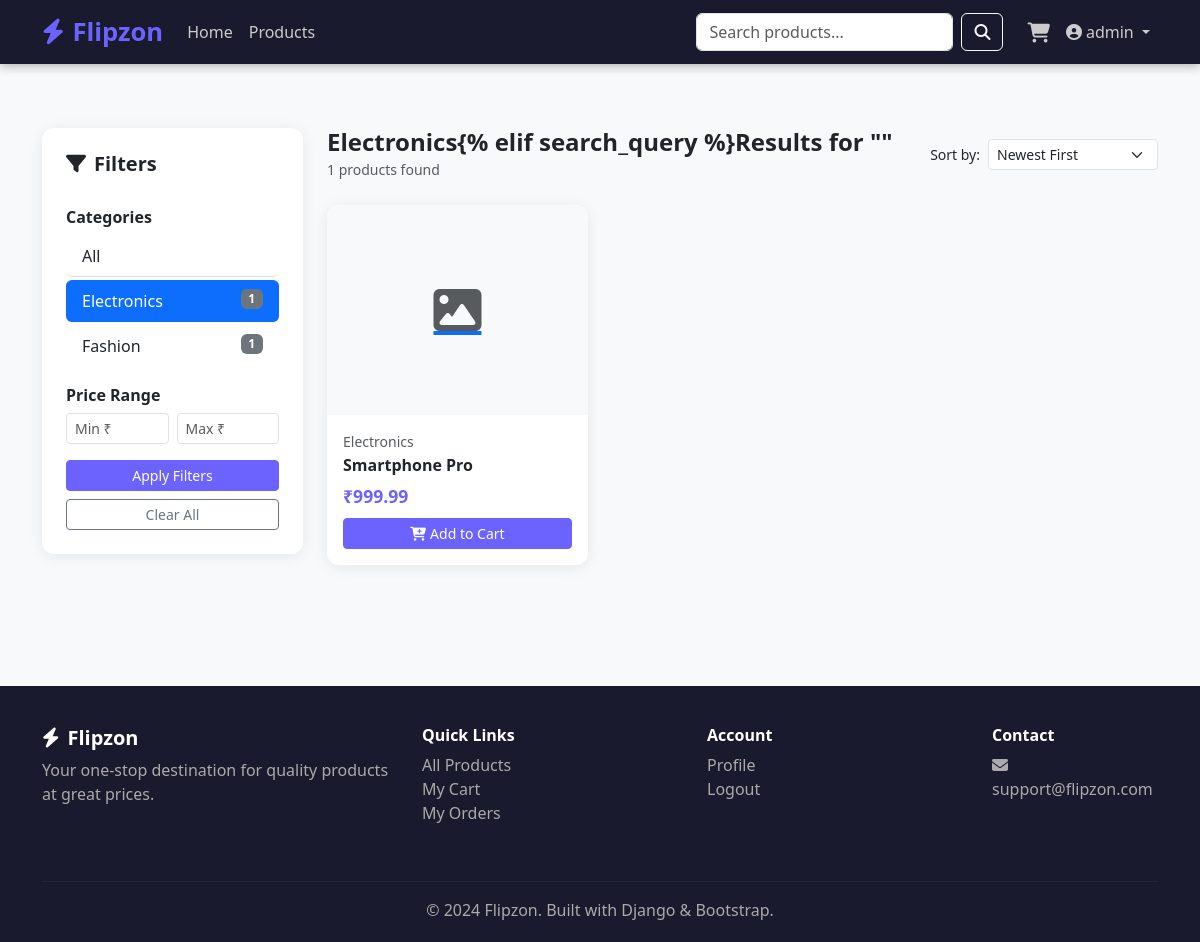
Page /products/?category=electronics (signed in) on the committed database.
### store/models.py (models this page shows, shortened)
class Category(models.Model):
    name = models.CharField(max_length=200)
    slug = models.SlugField(unique=True, blank=True)
    description = models.TextField(blank=True)
    class Meta:
        verbose_name_plural = "Categories"
        ordering = ["name"]

class Product(models.Model):
    category = models.ForeignKey(
        Category,
        on_delete=models.CASCADE,
        related_name="products"
    )
    name = models.CharField(max_length=200)
    slug = models.SlugField(unique=True, blank=True)
    description = models.TextField()
    price = models.DecimalField(
        max_digits=10,
        decimal_places=2
    )
    discount_price = models.DecimalField(
        max_digits=10,
        decimal_places=2,
        blank=True,
        null=True
    )
    image = models.ImageField(
        upload_to="products/",
        blank=True,
        null=True
    )
    stock = models.PositiveIntegerField(default=0)
    available = models.BooleanField(default=True)
    featured = models.BooleanField(default=False)
    created_at = models.DateTimeField(auto_now_add=True)
    class Meta:
        ordering = ["-created_at"]
    @property
    def final_price(self):
        return self.discount_price if self.discount_price else self.price
    @property
    def in_stock(self):
        return self.stock > 0

### store/views.py (the view)
# urls.py: path('products/', views.product_list, name='product_list'),
def product_list(request):
    products = Product.objects.filter(available=True)
    categories = Category.objects.all()
    category_slug = request.GET.get("category")
    search_query = request.GET.get("q", "")
    min_price = request.GET.get("min_price")
    max_price = request.GET.get("max_price")
    sort_by = request.GET.get("sort", "-created_at")
    selected_category = None
    if category_slug:
        selected_category = get_object_or_404(
            Category,
            slug=category_slug
        )
        products = products.filter(category=selected_category)
    if search_query:
        products = products.filter(
            Q(name__icontains=search_query)
            | Q(description__icontains=search_query)
        )
    if min_price:
        products = products.filter(price__gte=min_price)
    if max_price:
        products = products.filter(price__lte=max_price)
    sort_map = {
        "price_asc": "price",
        "price_desc": "-price",
        "name": "name",
        "-created_at": "-created_at",
    }
    products = products.order_by(
        sort_map.get(sort_by, "-created_at")
    )
    return render(
        request,
        "store/product_list.html",
        {
            "products": products,
            "categories": categories,
            "selected_category": selected_category,
            "search_query": search_query,
            "sort_by": sort_by,
        },
    )

### cart/context_processors.py (called while the page is built)
def cart_count(request):
    count = 0
    try:
        if request.user.is_authenticated:
            cart = Cart.objects.filter(user=request.user).first()
        else:
            sk = request.session.session_key
            cart = Cart.objects.filter(session_key=sk).first() if sk else None
        if cart:
            count = cart.total_items
    except Exception:
        pass
    return {'cart_count': count}

### templates/store/product_list.html (shortened to what this page needs)
{% extends 'base.html' %} {% block title %}Products - Flipzon{% endblock %}
{% block content %}
<div class="container py-5">
  <div class="row">
    <div class="col-md-3 mb-4">
      <div class="card p-4">
        <h5 class="fw-bold mb-3"><i class="fas fa-filter me-2"></i>Filters</h5>
        <form method="get">
          <h6 class="fw-semibold mt-3">Categories</h6>
          <div class="list-group list-group-flush mb-3">
            <a
              href="{% url 'store:product_list' %}{% if request.GET.q %}?q={{ request.GET.q }}{% endif %}"
              class="list-group-item list-group-item-action {% if not selected_category %}active{% endif %} py-2 rounded mb-1"
              >All</a
            >
            {% for cat in categories %}
            <a
              href="?category={{ cat.slug }}{% if request.GET.q %}&q={{ request.GET.q }}{% endif %}"
              class="list-group-item list-group-item-action {% if selected_category.slug == cat.slug %}active{% endif %} py-2 rounded mb-1"
            >
              {{ cat.name }}
              <span class="badge bg-secondary float-end"
                >{{ cat.products.count }}</span
              >
            </a>
            {% endfor %}
          </div>
          <h6 class="fw-semibold">Price Range</h6>
          <div class="row g-2 mb-3">
            <div class="col-6">
              <input
                type="number"
                class="form-control form-control-sm"
                name="min_price"
                placeholder="Min ₹"
                value="{{ request.GET.min_price }}"
              />
            </div>
            <div class="col-6">
              <input
                type="number"
                class="form-control form-control-sm"
                name="max_price"
                placeholder="Max ₹"
                value="{{ request.GET.max_price }}"
              />
            </div>
          </div>
          <button type="submit" class="btn btn-primary btn-sm w-100">
            Apply Filters
          </button>
          <a
            href="{% url 'store:product_list' %}"
            class="btn btn-outline-secondary btn-sm w-100 mt-2"
            >Clear All</a
          >
        </form>
      </div>
    </div>
    <div class="col-md-9">
      <div class="d-flex justify-content-between align-items-center mb-4">
        <div>
          <h4 class="fw-bold mb-0">
            {% if selected_category %}{{ selected_category.name }}{% elif
            search_query %}Results for "{{ search_query }}"{% else %}All
            Products{% endif %}
          </h4>
          <small class="text-muted">{{ products|length }} products found</small>
        </div>
        <form method="get" class="d-flex align-items-center gap-2">
          <label class="mb-0 text-nowrap small">Sort by:</label>
          <select
            name="sort"
            class="form-select form-select-sm"
            style="width: 170px"
            onchange="this.form.submit()"
          >
            <option
              value="-created_at"
              {% if sort_by == "-created_at" %}selected{% endif %}
            >
              Newest First
            </option>
          </select>
        </form>
      </div>
      {% if products %}
      <div class="row g-4">
        {% for p in products %}
        <div class="col-6 col-md-4">
          <div class="card h-100">
            <a href="{% url 'store:product_detail' p.slug %}">
              {% if p.image %}<img
                src="{{ p.image.url }}"
                class="product-img w-100"
                alt="{{ p.name }}"
              />
              {% else %}
              <div
                class="product-img w-100 bg-light d-flex align-items-center justify-content-center"
              >
                <i class="fas fa-image fa-3x text-muted"></i>
              </div>
              {% endif %}
            </a>
            <div class="card-body d-flex flex-column">
              <small class="text-muted">{{ p.category.name }}</small>
              <h6 class="fw-bold mt-1">
                <a
                  href="{% url 'store:product_detail' p.slug %}"
                  class="text-dark text-decoration-none"
                  >{{ p.name }}</a
                >
              </h6>
              <div class="d-flex align-items-center gap-2 mb-2">
                <span class="price">₹{{ p.final_price }}</span>
              </div>
              <div class="mt-auto">
                {% if p.in_stock %}
                <form action="{% url 'cart:add' p.id %}" method="post">
                  <button class="btn btn-primary btn-sm w-100">
                    <i class="fas fa-cart-plus me-1"></i>Add to Cart
                  </button>
                </form>
                {% else %}
                <button class="btn btn-secondary btn-sm w-100" disabled>
                  Out of Stock
                </button>
                {% endif %}
              </div>
            </div>
          </div>
        </div>
        {% endfor %}
      </div>
      {% endif %}
    </div>
  </div>
</div>
{% endblock %}

### templates/base.html (shortened to what this page needs)
<!doctype html>
<html lang="en">
  <head>
    <link
      href="https://cdn.jsdelivr.net/npm/bootstrap@5.3.0/dist/css/bootstrap.min.css"
      rel="stylesheet"
    />
    <link
      href="https://cdnjs.cloudflare.com/ajax/libs/font-awesome/6.4.0/css/all.min.css"
      rel="stylesheet"
    />
  </head>
  <body>
    <nav class="navbar navbar-expand-lg navbar-dark sticky-top">
      <div class="container">
        <a class="navbar-brand" href="{% url 'store:home' %}">
          <i class="fas fa-bolt me-2"></i>Flipzon
        </a>
        <div class="collapse navbar-collapse" id="nav">
          <ul class="navbar-nav me-auto">
            <li class="nav-item">
              <a class="nav-link" href="{% url 'store:home' %}">Home</a>
            </li>
            <li class="nav-item">
              <a class="nav-link" href="{% url 'store:product_list' %}"
                >Products</a
              >
            </li>
          </ul>
          <form
            class="d-flex me-3"
            action="{% url 'store:product_list' %}"
            method="get"
          >
            <input
              class="form-control me-2"
              type="search"
              name="q"
              placeholder="Search products..."
              value="{{ request.GET.q|default:'' }}"
            />
            <button class="btn btn-outline-light" type="submit">
              <i class="fas fa-search"></i>
            </button>
          </form>
          <ul class="navbar-nav">
            <li class="nav-item">
              <a
                class="nav-link position-relative"
                href="{% url 'cart:detail' %}"
              >
                <i class="fas fa-shopping-cart fa-lg"></i>
              </a>
            </li>
            {% if user.is_authenticated %}
            <li class="nav-item dropdown">
              <a
                class="nav-link dropdown-toggle"
                href="#"
                data-bs-toggle="dropdown"
              >
                <i class="fas fa-user-circle me-1"></i>{{ user.username }}
              </a>
            </li>
            {% endif %}
          </ul>
        </div>
      </div>
    </nav>
    {% block content %}{% endblock %}
    <footer class="footer">
      <div class="container">
        <div class="row">
          <div class="col-md-4 mb-4">
            <h5 class="text-white fw-bold">
              <i class="fas fa-bolt me-2"></i>Flipzon
            </h5>
            <p>
              Your one-stop destination for quality products at great prices.
            </p>
          </div>
          <div class="col-md-3 mb-4">
            <h6 class="text-white fw-bold">Quick Links</h6>
            <ul class="list-unstyled">
              <li><a href="{% url 'store:product_list' %}">All Products</a></li>
              <li><a href="{% url 'cart:detail' %}">My Cart</a></li>
              {% if user.is_authenticated %}
              <li><a href="{% url 'orders:order_list' %}">My Orders</a></li>
              {% endif %}
            </ul>
          </div>
          <div class="col-md-3 mb-4">
            <h6 class="text-white fw-bold">Account</h6>
            <ul class="list-unstyled">
              {% if user.is_authenticated %}
              <li><a href="{% url 'accounts:profile' %}">Profile</a></li>
              <li><a href="{% url 'accounts:logout' %}">Logout</a></li>
              {% else %}
              <li><a href="{% url 'accounts:login' %}">Login</a></li>
              <li><a href="{% url 'accounts:register' %}">Register</a></li>
              {% endif %}
            </ul>
          </div>
          <div class="col-md-2 mb-4">
            <h6 class="text-white fw-bold">Contact</h6>
            <p><i class="fas fa-envelope me-1"></i>support@flipzon.com</p>
          </div>
        </div>
        <hr style="border-color: #444" />
        <p class="text-center mb-0">
          &copy; 2024 Flipzon. Built with Django &amp; Bootstrap.
        </p>
      </div>
    </footer>
  </body>
</html>

### templates/base.html (style rules this page uses)
:root { --primary: #6c63ff; --secondary: #f5a623; --dark: #1a1a2e; }
body { font-family: "Segoe UI", sans-serif; background: #f8f9fa; }
.navbar { background: var(--dark) !important; box-shadow: 0 2px 10px rgba(0, 0, 0, 0.3); }
.navbar-brand { font-size: 1.6rem; font-weight: 800; color: var(--primary) !important; }
.navbar .nav-link { color: #ccc !important; font-weight: 500; }
.btn-primary { background: var(--primary); border-color: var(--primary); }
.card { border: none; box-shadow: 0 2px 15px rgba(0, 0, 0, 0.08); border-radius: 12px; transition: transform 0.2s, box-shadow 0.2s; }
.product-img { height: 210px; object-fit: cover; border-radius: 12px 12px 0 0; }
.price { color: var(--primary); font-weight: 700; font-size: 1.1rem; }
.footer { background: var(--dark); color: #aaa; padding: 40px 0 20px; margin-top: 60px; }
.footer a { color: #aaa; text-decoration: none; }

### rows in the picture
Category: name "Electronics", products.count "1"
Category: name "Fashion", products.count "1"
Product: category.name "Electronics", name "Smartphone Pro", final_price "999.99", stock "Add to Cart"

### other values in the picture
{{ user.username }} "admin"
{{ products|length }} "1"
